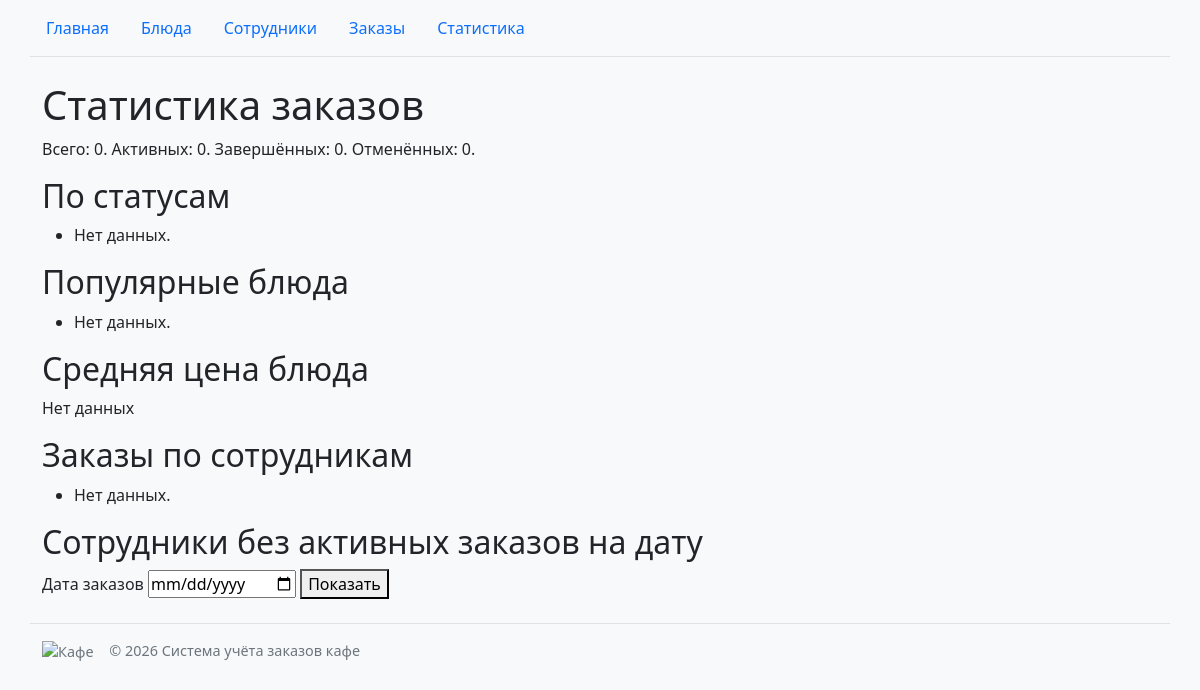
The app's page /orders/statistics/, older data.
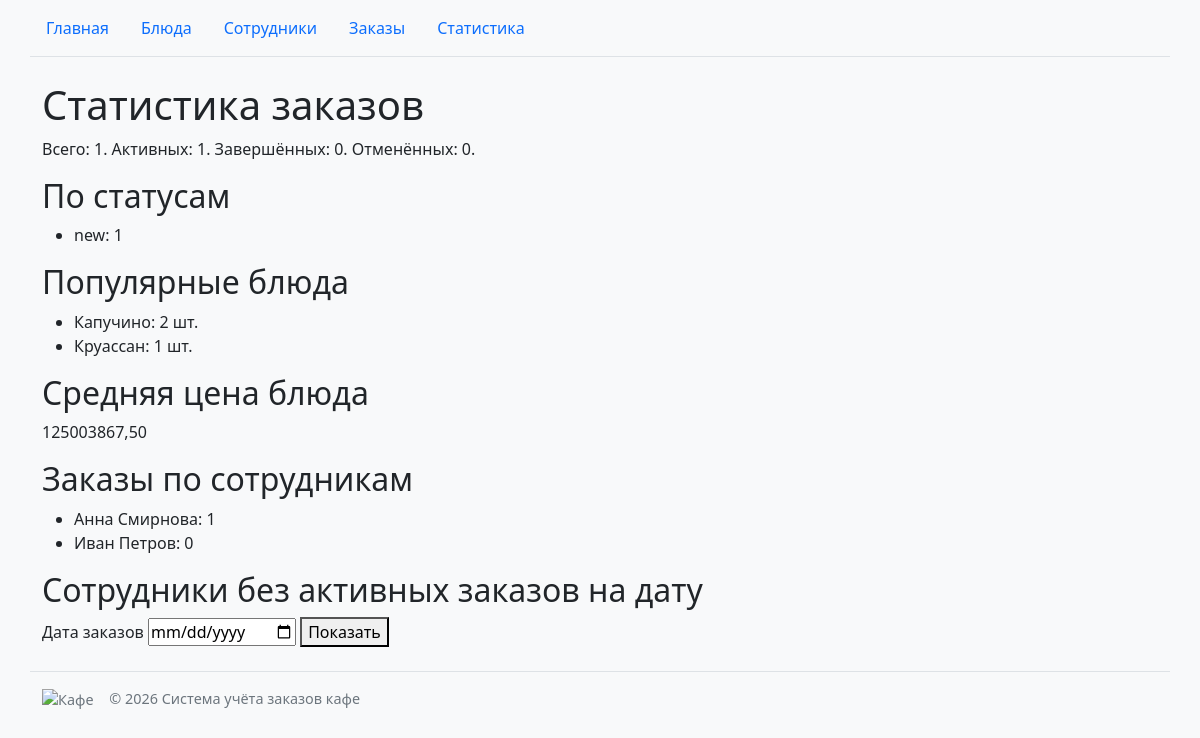
The same page, newer data.
### orders/models.py (models this page shows, shortened)
class Order(models.Model):
    Status = OrderStatus
    objects = OrderQuerySet.as_manager()
    employee = models.ForeignKey(
        "employees.Employee",
        on_delete=models.PROTECT,
        related_name="orders",
        verbose_name="Сотрудник",
    )
    order_date = models.DateField("Дата заказа")
    status = models.CharField(
        "Статус", max_length=20, choices=Status.choices, default=Status.NEW
    )
    class Meta:
        verbose_name = "Заказ"
        verbose_name_plural = "Заказы"

### dishes/models.py (models this page shows, shortened)
class Dish(models.Model):
    name = models.CharField("Название", max_length=200)
    price = models.DecimalField("Цена", max_digits=12, decimal_places=2)
    category = models.CharField("Категория", max_length=100)
    slug = models.SlugField("Часть адреса", max_length=200, allow_unicode=True, blank=True)
    class Meta:
        verbose_name = "Блюдо"
        verbose_name_plural = "Блюда"

### employees/models.py (models this page shows, shortened)
class Employee(models.Model):
    name = models.CharField("Имя", max_length=200)
    position = models.CharField("Должность", max_length=100)
    class Meta:
        verbose_name = "Сотрудник"
        verbose_name_plural = "Сотрудники"

### orders/views.py (the view, shortened to what this page needs)
# urls.py: path("statistics/", views.statistics, name="statistics"),  # ← новое
def statistics(request):
    status_stats = Order.objects.values("status").annotate(count=Count("pk")).order_by("status")
    top_dishes = (
        OrderItem.objects.annotate(dish_name=F("dish__name"))
        .values("dish_id", "dish_name")
        .annotate(total_quantity=Sum("quantity"))
        .order_by("-total_quantity", "dish_id")
    )
    average_price = Dish.objects.aggregate(average=Avg("price"))["average"]
    employee_stats = Employee.objects.annotate(order_count=Count("orders")).order_by(
        "-order_count", "name"
    )
    order_totals = Order.objects.aggregate(
        total=Count("pk"),
        active=Count("pk", filter=Q(status__in=Order.Status.active_values())),
        completed=Count("pk", filter=Q(status=Order.Status.COMPLETED)),
        cancelled=Count("pk", filter=Q(status=Order.Status.CANCELLED)),
    )
    selected_date = request.GET.get("date", "")
    date_error = ""
    free_employees = None
    context = {
        "order_totals": order_totals,
        "selected_date": selected_date,
        "date_error": date_error,
        "free_employees": free_employees,
        "status_stats": status_stats,
        "top_dishes": top_dishes,
        "average_price": average_price,
        "employee_stats": employee_stats,
    }
    return render(request, "orders/statistics.html", context)

### cafe/context_processors.py (called while the page is built)
def cafe_info(request):
    return {"cafe_name": "Система учёта заказов кафе"}

### orders/models.py (called while the page is built)
    @classmethod
    def active_values(cls):
        return (cls.NEW, cls.COOKING, cls.READY)

### orders/templates/orders/statistics.html (shortened to what this page needs)
{% extends "base.html" %}
{% block content %}
<h1>Статистика заказов</h1>
<p>Всего: {{ order_totals.total }}.
    Активных: {{ order_totals.active }}.
    Завершённых: {{ order_totals.completed }}.
    Отменённых: {{ order_totals.cancelled }}.</p>
<h2>По статусам</h2>
<ul>
    {% for stat in status_stats %}
        <li>{{ stat.status }}: {{ stat.count }}</li>
    {% empty %}
        <li>Нет данных.</li>
    {% endfor %}
</ul>
<h2>Популярные блюда</h2>
<ul>
    {% for dish in top_dishes %}
        <li>{{ dish.dish_name }}: {{ dish.total_quantity }} шт.</li>
    {% empty %}
        <li>Нет данных.</li>
    {% endfor %}
</ul>
<h2>Средняя цена блюда</h2>
<p>{{ average_price|floatformat:2|default:"Нет данных" }}</p>
<h2>Заказы по сотрудникам</h2>
<ul>
    {% for employee in employee_stats %}
        <li>{{ employee.name }}: {{ employee.order_count }}</li>
    {% empty %}
        <li>Нет данных.</li>
    {% endfor %}
</ul>
<h2>Сотрудники без активных заказов на дату</h2>
<form method="get" class="mb-3">
    <label for="work-date">Дата заказов</label>
    <input id="work-date" type="date" name="date" value="{{ selected_date }}" required>
    <button type="submit">Показать</button>
</form>
{% endblock %}

### templates/base.html (shortened to what this page needs)
{% load static %}
<!DOCTYPE html>
<html lang="ru">
<head>
    <link rel="stylesheet"
          href="https://cdn.jsdelivr.net/npm/bootstrap@5.3.3/dist/css/bootstrap.min.css">
    <link rel="stylesheet" href="{% static 'homepage/css/style.css' %}">
</head>
<body>
    {% include "includes/navigation.html" %}
    <main class="container">
        {% block content %}{% endblock %}
    </main>
    <footer class="container mt-4 mb-3">
        <p>
            <img src="{% static 'homepage/img/logo.png' %}"
                 alt="Кафе"
                 class="roomly-logo">
            © <span id="current-year"></span> {{ cafe_name }}
        </p>
    </footer>
</body>
</html>

### templates/includes/navigation.html
<nav class="nav container py-2 border-bottom mb-4">
    <a class="nav-link" href="{% url 'homepage:index' %}">Главная</a>
    <a class="nav-link" href="{% url 'dishes:list' %}">Блюда</a>
    <a class="nav-link" href="{% url 'employees:list' %}">Сотрудники</a>
    <a class="nav-link" href="{% url 'orders:list' %}">Заказы</a>
    <a class="nav-link" href="{% url 'orders:statistics' %}">Статистика</a>
</nav>

### homepage/static/homepage/css/style.css (style rules this page uses)
body { background-color: #f8f9fa; }
.roomly-logo { max-height: 40px; margin-right: 12px; }
footer { border-top: 1px solid #dee2e6; padding-top: 1rem; color: #6c757d; font-size: 0.9rem; }

Row changes from the older to the newer data that the page shows:
added Order: status "new", count "1"
added Dish: dish_name "Капучино", total_quantity "2"
added Dish: dish_name "Круассан", total_quantity "1"
added Employee: name "Анна Смирнова", order_count "1"
added Employee: name "Иван Петров", order_count "0"
Text that changed along with them:
{{ order_totals.total }}: "0" → "1"
{{ order_totals.active }}: "0" → "1"
{{ average_price|floatformat:2|default:"Нет данных" }}: "Нет данных" → "125003867,50"
text no longer shown: "Нет данных. Нет данных. Нет данных."
